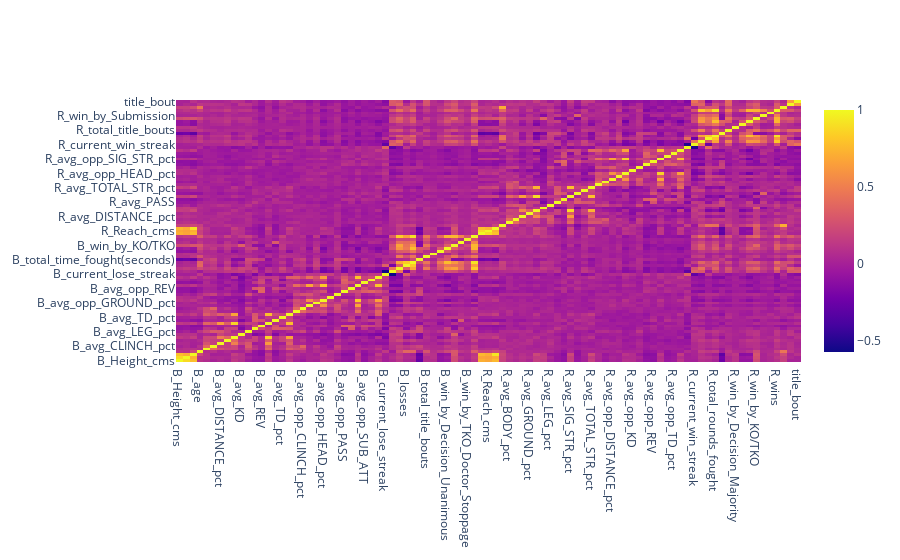

Source (notebook cell):
### Markdown cell above
df.drop('', axis=1, inplace=true)

### Code cell
correlation_matrix = df2.corr()
fig = go.Figure(data=go.Heatmap(x=correlation_matrix.columns, y=correlation_matrix.columns,z=correlation_matrix))
fig.show()

### Figure 1 — Plotly figure (JSON) as saved in the notebook; plotly's stock layout.template omitted (floating-point values rounded to 4 significant figures; data arrays with more than 128 entries replaced by an {"elided": "..."} marker saying what was removed)
{"data": [{"type": "heatmap", "x": ["B_Height_cms", "B_Reach_cms", "B_Weight_lbs", "B_age", "B_avg_BODY_pct", "B_avg_CLINCH_pct", "B_avg_DISTANCE_pct", "B_avg_GROUND_pct", "B_avg_HEAD_pct", "B_avg_KD", "B_avg_LEG_pct", "B_avg_PASS", "B_avg_REV", "B_avg_SIG_STR_pct", "B_avg_SUB_ATT", "B_avg_TD_pct", "B_avg_TOTAL_STR_pct", "B_avg_opp_BODY_pct", "B_avg_opp_CLINCH_pct", "B_avg_opp_DISTANCE_pct", "B_avg_opp_GROUND_pct", "B_avg_opp_HEAD_pct", "B_avg_opp_KD", "B_avg_opp_LEG_pct", "B_avg_opp_PASS", "B_avg_opp_REV", "B_avg_opp_SIG_STR_pct", "B_avg_opp_SUB_ATT", "B_avg_opp_TD_pct", "B_avg_opp_TOTAL_STR_pct", "B_current_lose_streak", "B_current_win_streak", "B_longest_win_streak", "B_losses", "B_total_rounds_fought", "B_total_time_fought(seconds)", "B_total_title_bouts", "B_win_by_Decision_Majority", "B_win_by_Decision_Split", "B_win_by_Decision_Unanimous", "B_win_by_KO/TKO", "B_win_by_Submission", "B_win_by_TKO_Doctor_Stoppage", "B_wins", "R_Height_cms", "R_Reach_cms", "R_Weight_lbs", "R_age", "R_avg_BODY_pct", "R_avg_CLINCH_pct", "R_avg_DISTANCE_pct", "R_avg_GROUND_pct", "R_avg_HEAD_pct", "R_avg_KD", "R_avg_LEG_pct", "R_avg_PASS", "R_avg_REV", "R_avg_SIG_STR_pct", "R_avg_SUB_ATT", "R_avg_TD_pct", "R_avg_TOTAL_STR_pct", "R_avg_opp_BODY_pct", "R_avg_opp_CLINCH_pct", "R_avg_opp_DISTANCE_pct", "R_avg_opp_GROUND_pct", "R_avg_opp_HEAD_pct", "R_avg_opp_KD", "R_avg_opp_LEG_pct", "R_avg_opp_PASS", "R_avg_opp_REV", "R_avg_opp_SIG_STR_pct", "R_avg_opp_SUB_ATT", "R_avg_opp_TD_pct", "R_avg_opp_TOTAL_STR_pct", "R_current_lose_streak", "R_current_win_streak", "R_longest_win_streak", "R_losses", "R_total_rounds_fought", "R_total_time_fought(seconds)", "R_total_title_bouts", "R_win_by_Decision_Majority", "R_win_by_Decision_Split", "R_win_by_Decision_Unanimous", "R_win_by_KO/TKO", "R_win_by_Submission", "R_win_by_TKO_Doctor_Stoppage", "R_wins", "WinnerAge", "no_of_rounds", "title_bout"], "y": ["B_Height_cms", "B_Reach_cms", "B_Weight_lbs", "B_age", "B_avg_BODY_pct", "B_avg_CLINCH_pct", "B_avg_DISTANCE_pct", "B_avg_GROUND_pct", "B_avg_HEAD_pct", "B_avg_KD", "B_avg_LEG_pct", "B_avg_PASS", "B_avg_REV", "B_avg_SIG_STR_pct", "B_avg_SUB_ATT", "B_avg_TD_pct", "B_avg_TOTAL_STR_pct", "B_avg_opp_BODY_pct", "B_avg_opp_CLINCH_pct", "B_avg_opp_DISTANCE_pct", "B_avg_opp_GROUND_pct", "B_avg_opp_HEAD_pct", "B_avg_opp_KD", "B_avg_opp_LEG_pct", "B_avg_opp_PASS", "B_avg_opp_REV", "B_avg_opp_SIG_STR_pct", "B_avg_opp_SUB_ATT", "B_avg_opp_TD_pct", "B_avg_opp_TOTAL_STR_pct", "B_current_lose_streak", "B_current_win_streak", "B_longest_win_streak", "B_losses", "B_total_rounds_fought", "B_total_time_fought(seconds)", "B_total_title_bouts", "B_win_by_Decision_Majority", "B_win_by_Decision_Split", "B_win_by_Decision_Unanimous", "B_win_by_KO/TKO", "B_win_by_Submission", "B_win_by_TKO_Doctor_Stoppage", "B_wins", "R_Height_cms", "R_Reach_cms", "R_Weight_lbs", "R_age", "R_avg_BODY_pct", "R_avg_CLINCH_pct", "R_avg_DISTANCE_pct", "R_avg_GROUND_pct", "R_avg_HEAD_pct", "R_avg_KD", "R_avg_LEG_pct", "R_avg_PASS", "R_avg_REV", "R_avg_SIG_STR_pct", "R_avg_SUB_ATT", "R_avg_TD_pct", "R_avg_TOTAL_STR_pct", "R_avg_opp_BODY_pct", "R_avg_opp_CLINCH_pct", "R_avg_opp_DISTANCE_pct", "R_avg_opp_GROUND_pct", "R_avg_opp_HEAD_pct", "R_avg_opp_KD", "R_avg_opp_LEG_pct", "R_avg_opp_PASS", "R_avg_opp_REV", "R_avg_opp_SIG_STR_pct", "R_avg_opp_SUB_ATT", "R_avg_opp_TD_pct", "R_avg_opp_TOTAL_STR_pct", "R_current_lose_streak", "R_current_win_streak", "R_longest_win_streak", "R_losses", "R_total_rounds_fought", "R_total_time_fought(seconds)", "R_total_title_bouts", "R_win_by_Decision_Majority", "R_win_by_Decision_Split", "R_win_by_Decision_Unanimous", "R_win_by_KO/TKO", "R_win_by_Submission", "R_win_by_TKO_Doctor_Stoppage", "R_wins", "WinnerAge", "no_of_rounds", "title_bout"], "z": {"elided": "91x91 float values"}}], "layout": {"autosize": true, "xaxis": {"autorange": true, "range": [-0.5, 90.5], "type": "category"}, "yaxis": {"autorange": true, "range": [-0.5, 90.5], "type": "category"}}}
